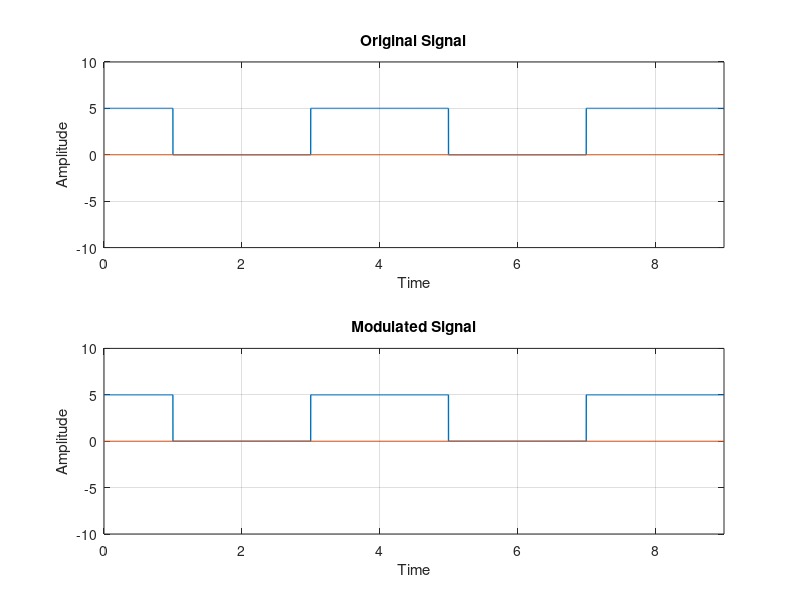

Write MATLAB code to recreate this figure.
clc;
clear all;
close all;

bits = [1 0 0 1 1 0 0 1 1];

bitrate = 1;
voltage = 5;

sampling_rate = 1000;
sampling_time = 1/sampling_rate;

start_time = 0;
end_time = length(bits)/bitrate;
time = start_time : sampling_time : end_time;

#Original Signal
index = 1;
for i = 1: length(time)
	if bits(index) == 1
		signal(i) = voltage;
	else
		signal(i) = 0;
	endif
	if time(i)*bitrate >= index
		index+=1;
	endif
endfor

subplot(2,1,1);
plot(time , signal, 'linewidth', 1);
axis([0 end_time -voltage-5 voltage+5]);
line([0 end_time], [0,0]);
title('Original Signal');
xlabel('Time');
ylabel('Amplitude');
grid on;


#MODULATION

index = 1;

for i = 1: length(time)
	if bits(index) == 1
		modulation(i) = voltage;
	else
		modulation(i) = 0;
	endif
	if time(i)*bitrate >= index
		index+=1;
	endif
endfor

subplot(2,1,2);
plot(time , modulation, 'linewidth', 1);
axis([0 end_time -voltage-5 voltage+5]);
line([0 end_time], [0,0]);
title('Modulated Signal');
xlabel('Time');
ylabel('Amplitude');
grid on;

#DEMODULATION

index = 1;

for i = 1 : length(modulation)
	if modulation(i)== voltage
		demodulation(index) = 1;
	else
		demodulation(index) = 0;
	endif
	if time(i)*bitrate >= index
		index+=1;
	endif
endfor
disp(demodulation);

